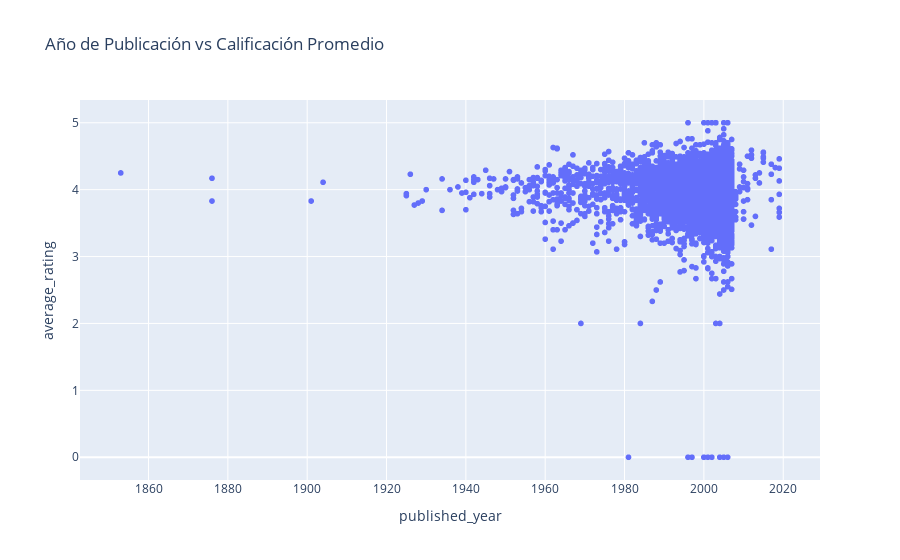

The cell this chart's notebook holds for it:
### Markdown cell above
#### Grafico 1: Cantidad de Libros por Año de Publicación

Este gráfico muestra la cantidad de libros publicados segun el año. Se observa un aumento significativo en la cantidad de libros publicados a partir de la década de 1990, con un pico notable alrededor de 2004-2005. Esto sugiere un incremento en la producción editorial en los últimos años, lo cual puede estar relacionado con la creciente accesibilidad a herramientas de auto-publicación y el auge del mercado digital de libros. Por otro lado puede significar un aumento en la diversidad de títulos y géneros disponibles para los usuarios de la biblioteca.

### Code cell
# Gráfico de dispersión: Año de publicación vs Calificación promedio
fig2 = px.scatter(
    data,
    x="published_year",
    y="average_rating",
    title="Año de Publicación vs Calificación Promedio",
)
fig2.show()

### Figure 1 — Plotly figure (JSON) as saved in the notebook; plotly's stock layout.template omitted (floating-point values rounded to 4 significant figures; data arrays with more than 128 entries replaced by an {"elided": "..."} marker saying what was removed)
{"data": [{"hovertemplate": "published_year=%{x}<br>average_rating=%{y}<extra></extra>", "legendgroup": "", "marker": {"color": "#636efa", "symbol": "circle"}, "mode": "markers", "name": "", "showlegend": false, "type": "scattergl", "x": {"elided": "6810 int values"}, "xaxis": "x", "y": {"elided": "6810 float values"}, "yaxis": "y"}], "layout": {"legend": {"tracegroupgap": 0}, "title": {"text": "Año de Publicación vs Calificación Promedio"}, "xaxis": {"anchor": "y", "domain": [0, 1], "title": {"text": "published_year"}}, "yaxis": {"anchor": "x", "domain": [0, 1], "title": {"text": "average_rating"}}}}
